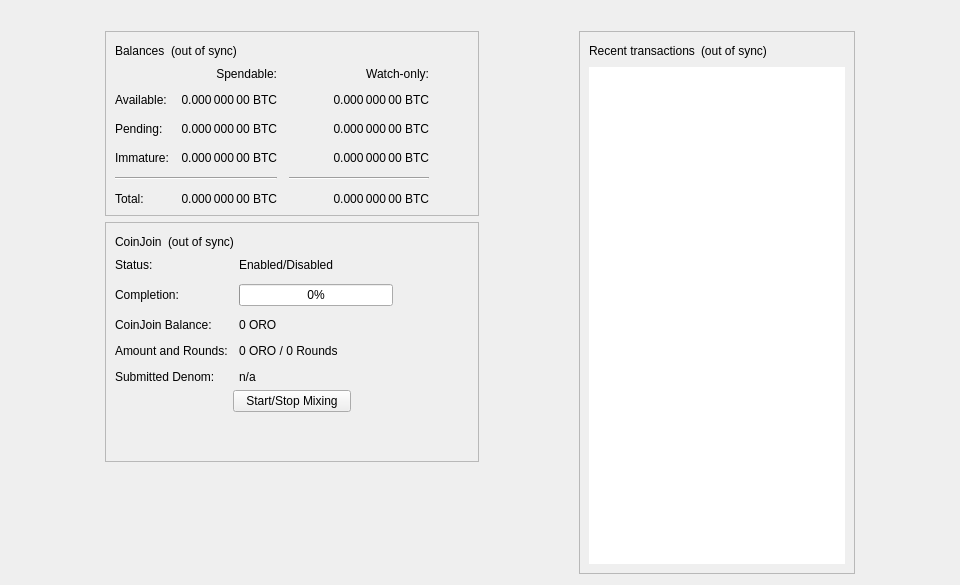
<?xml version="1.0" encoding="UTF-8"?>
<ui version="4.0">
 <class>OverviewPage</class>
 <widget class="QWidget" name="OverviewPage">
  <property name="geometry">
   <rect>
    <x>0</x>
    <y>0</y>
    <width>960</width>
    <height>585</height>
   </rect>
  </property>
  <property name="minimumSize">
   <size>
    <width>960</width>
    <height>0</height>
   </size>
  </property>
  <property name="windowTitle">
   <string>Form</string>
  </property>
  <layout class="QVBoxLayout" name="topLayout">
   <item>
    <widget class="QLabel" name="labelAlerts">
     <property name="visible">
      <bool>false</bool>
     </property>
     <property name="wordWrap">
      <bool>true</bool>
     </property>
     <property name="margin">
      <number>3</number>
     </property>
     <property name="textInteractionFlags">
      <set>Qt::TextSelectableByMouse</set>
     </property>
    </widget>
   </item>
   <item>
    <layout class="QHBoxLayout" name="horizontalLayout" stretch="1,0,1,0,1">
     <item>
      <spacer name="horizontalSpacerLeft">
       <property name="orientation">
        <enum>Qt::Horizontal</enum>
       </property>
       <property name="sizeType">
        <enum>QSizePolicy::Preferred</enum>
       </property>
       <property name="sizeHint" stdset="0">
        <size>
         <width>10</width>
         <height>20</height>
        </size>
       </property>
      </spacer>
     </item>
     <item>
      <layout class="QVBoxLayout" name="verticalLayout_2">
       <item>
        <widget class="QFrame" name="frame">
         <property name="frameShape">
          <enum>QFrame::StyledPanel</enum>
         </property>
         <property name="frameShadow">
          <enum>QFrame::Raised</enum>
         </property>
         <layout class="QVBoxLayout" name="verticalLayout_4">
          <item>
           <layout class="QHBoxLayout" name="horizontalLayout_4">
            <item>
             <widget class="QLabel" name="label_5">
              <property name="text">
               <string>Balances</string>
              </property>
             </widget>
            </item>
            <item>
             <widget class="QLabel" name="labelWalletStatus">
              <property name="toolTip">
               <string>The displayed information may be out of date. Your wallet automatically synchronizes with the LuckyCoinORO network after a connection is established, but this process has not completed yet.</string>
              </property>
              <property name="text">
               <string notr="true">(out of sync)</string>
              </property>
              <property name="alignment">
               <set>Qt::AlignLeading|Qt::AlignLeft|Qt::AlignVCenter</set>
              </property>
             </widget>
            </item>
            <item>
             <spacer name="horizontalSpacer_3">
              <property name="orientation">
               <enum>Qt::Horizontal</enum>
              </property>
              <property name="sizeHint" stdset="0">
               <size>
                <width>40</width>
                <height>20</height>
               </size>
              </property>
             </spacer>
            </item>
           </layout>
          </item>
          <item>
           <layout class="QGridLayout" name="gridLayout">
            <property name="spacing">
             <number>12</number>
            </property>
            <item row="2" column="2">
             <widget class="QLabel" name="labelWatchPending">
              <property name="cursor">
               <cursorShape>IBeamCursor</cursorShape>
              </property>
              <property name="toolTip">
               <string>Unconfirmed transactions to watch-only addresses</string>
              </property>
              <property name="text">
               <string notr="true">0.000 000 00 BTC</string>
              </property>
              <property name="alignment">
               <set>Qt::AlignRight|Qt::AlignTrailing|Qt::AlignVCenter</set>
              </property>
              <property name="textInteractionFlags">
               <set>Qt::LinksAccessibleByMouse|Qt::TextSelectableByKeyboard|Qt::TextSelectableByMouse</set>
              </property>
             </widget>
            </item>
            <item row="2" column="1">
             <widget class="QLabel" name="labelUnconfirmed">
              <property name="cursor">
               <cursorShape>IBeamCursor</cursorShape>
              </property>
              <property name="toolTip">
               <string>Total of transactions that have yet to be confirmed, and do not yet count toward the spendable balance</string>
              </property>
              <property name="text">
               <string notr="true">0.000 000 00 BTC</string>
              </property>
              <property name="alignment">
               <set>Qt::AlignRight|Qt::AlignTrailing|Qt::AlignVCenter</set>
              </property>
              <property name="textInteractionFlags">
               <set>Qt::LinksAccessibleByMouse|Qt::TextSelectableByKeyboard|Qt::TextSelectableByMouse</set>
              </property>
             </widget>
            </item>
            <item row="3" column="2">
             <widget class="QLabel" name="labelWatchImmature">
              <property name="cursor">
               <cursorShape>IBeamCursor</cursorShape>
              </property>
              <property name="toolTip">
               <string>Mined balance in watch-only addresses that has not yet matured</string>
              </property>
              <property name="text">
               <string notr="true">0.000 000 00 BTC</string>
              </property>
              <property name="alignment">
               <set>Qt::AlignRight|Qt::AlignTrailing|Qt::AlignVCenter</set>
              </property>
              <property name="textInteractionFlags">
               <set>Qt::LinksAccessibleByMouse|Qt::TextSelectableByKeyboard|Qt::TextSelectableByMouse</set>
              </property>
             </widget>
            </item>
            <item row="4" column="0" colspan="2">
             <widget class="Line" name="lineSpendableBalance">
              <property name="orientation">
               <enum>Qt::Horizontal</enum>
              </property>
             </widget>
            </item>
            <item row="4" column="2">
             <widget class="Line" name="lineWatchBalance">
              <property name="sizePolicy">
               <sizepolicy hsizetype="Preferred" vsizetype="Fixed">
                <horstretch>0</horstretch>
                <verstretch>0</verstretch>
               </sizepolicy>
              </property>
              <property name="minimumSize">
               <size>
                <width>140</width>
                <height>0</height>
               </size>
              </property>
              <property name="orientation">
               <enum>Qt::Horizontal</enum>
              </property>
             </widget>
            </item>
            <item row="5" column="0">
             <widget class="QLabel" name="labelTotalText">
              <property name="text">
               <string>Total:</string>
              </property>
             </widget>
            </item>
            <item row="3" column="1">
             <widget class="QLabel" name="labelImmature">
              <property name="cursor">
               <cursorShape>IBeamCursor</cursorShape>
              </property>
              <property name="toolTip">
               <string>Mined balance that has not yet matured</string>
              </property>
              <property name="text">
               <string notr="true">0.000 000 00 BTC</string>
              </property>
              <property name="alignment">
               <set>Qt::AlignRight|Qt::AlignTrailing|Qt::AlignVCenter</set>
              </property>
              <property name="textInteractionFlags">
               <set>Qt::LinksAccessibleByMouse|Qt::TextSelectableByKeyboard|Qt::TextSelectableByMouse</set>
              </property>
             </widget>
            </item>
            <item row="2" column="3">
             <spacer name="horizontalSpacer_2">
              <property name="orientation">
               <enum>Qt::Horizontal</enum>
              </property>
              <property name="sizeHint" stdset="0">
               <size>
                <width>40</width>
                <height>20</height>
               </size>
              </property>
             </spacer>
            </item>
            <item row="3" column="0">
             <widget class="QLabel" name="labelImmatureText">
              <property name="text">
               <string>Immature:</string>
              </property>
             </widget>
            </item>
            <item row="5" column="1">
             <widget class="QLabel" name="labelTotal">
              <property name="cursor">
               <cursorShape>IBeamCursor</cursorShape>
              </property>
              <property name="toolTip">
               <string>Your current total balance</string>
              </property>
              <property name="text">
               <string notr="true">0.000 000 00 BTC</string>
              </property>
              <property name="alignment">
               <set>Qt::AlignRight|Qt::AlignTrailing|Qt::AlignVCenter</set>
              </property>
              <property name="textInteractionFlags">
               <set>Qt::LinksAccessibleByMouse|Qt::TextSelectableByKeyboard|Qt::TextSelectableByMouse</set>
              </property>
             </widget>
            </item>
            <item row="5" column="2">
             <widget class="QLabel" name="labelWatchTotal">
              <property name="cursor">
               <cursorShape>IBeamCursor</cursorShape>
              </property>
              <property name="toolTip">
               <string>Current total balance in watch-only addresses</string>
              </property>
              <property name="text">
               <string notr="true">0.000 000 00 BTC</string>
              </property>
              <property name="alignment">
               <set>Qt::AlignRight|Qt::AlignTrailing|Qt::AlignVCenter</set>
              </property>
              <property name="textInteractionFlags">
               <set>Qt::LinksAccessibleByMouse|Qt::TextSelectableByKeyboard|Qt::TextSelectableByMouse</set>
              </property>
             </widget>
            </item>
            <item row="0" column="2">
             <widget class="QLabel" name="labelWatchonly">
              <property name="text">
               <string>Watch-only:</string>
              </property>
              <property name="alignment">
               <set>Qt::AlignRight|Qt::AlignTrailing|Qt::AlignVCenter</set>
              </property>
             </widget>
            </item>
            <item row="1" column="0">
             <widget class="QLabel" name="labelBalanceText">
              <property name="text">
               <string>Available:</string>
              </property>
             </widget>
            </item>
            <item row="1" column="1">
             <widget class="QLabel" name="labelBalance">
              <property name="cursor">
               <cursorShape>IBeamCursor</cursorShape>
              </property>
              <property name="toolTip">
               <string>Your current spendable balance</string>
              </property>
              <property name="text">
               <string notr="true">0.000 000 00 BTC</string>
              </property>
              <property name="alignment">
               <set>Qt::AlignRight|Qt::AlignTrailing|Qt::AlignVCenter</set>
              </property>
              <property name="textInteractionFlags">
               <set>Qt::LinksAccessibleByMouse|Qt::TextSelectableByKeyboard|Qt::TextSelectableByMouse</set>
              </property>
             </widget>
            </item>
            <item row="1" column="2">
             <widget class="QLabel" name="labelWatchAvailable">
              <property name="cursor">
               <cursorShape>IBeamCursor</cursorShape>
              </property>
              <property name="toolTip">
               <string>Your current balance in watch-only addresses</string>
              </property>
              <property name="text">
               <string notr="true">0.000 000 00 BTC</string>
              </property>
              <property name="alignment">
               <set>Qt::AlignRight|Qt::AlignTrailing|Qt::AlignVCenter</set>
              </property>
              <property name="textInteractionFlags">
               <set>Qt::LinksAccessibleByMouse|Qt::TextSelectableByKeyboard|Qt::TextSelectableByMouse</set>
              </property>
             </widget>
            </item>
            <item row="2" column="0">
             <widget class="QLabel" name="labelPendingText">
              <property name="text">
               <string>Pending:</string>
              </property>
             </widget>
            </item>
            <item row="0" column="1">
             <widget class="QLabel" name="labelSpendable">
              <property name="text">
               <string>Spendable:</string>
              </property>
              <property name="alignment">
               <set>Qt::AlignRight|Qt::AlignTrailing|Qt::AlignVCenter</set>
              </property>
             </widget>
            </item>
           </layout>
          </item>
         </layout>
        </widget>
       </item>
       <item>
        <widget class="QFrame" name="frameCoinJoin">
         <property name="layoutDirection">
          <enum>Qt::LeftToRight</enum>
         </property>
         <property name="frameShape">
          <enum>QFrame::StyledPanel</enum>
         </property>
         <property name="frameShadow">
          <enum>QFrame::Raised</enum>
         </property>
         <layout class="QVBoxLayout" name="VerticalLayout_PS1">
          <item>
           <layout class="QHBoxLayout" name="horizontalLayout_5">
            <item>
             <widget class="QLabel" name="labelCoinJoinHeader">
              <property name="text">
               <string notr="true">CoinJoin</string>
              </property>
             </widget>
            </item>
            <item>
             <widget class="QLabel" name="labelCoinJoinSyncStatus">
              <property name="toolTip">
               <string>The displayed information may be out of date. Your wallet automatically synchronizes with the LuckyCoinORO network after a connection is established, but this process has not completed yet.</string>
              </property>
              <property name="text">
               <string notr="true">(out of sync)</string>
              </property>
              <property name="alignment">
               <set>Qt::AlignLeading|Qt::AlignLeft|Qt::AlignVCenter</set>
              </property>
             </widget>
            </item>
            <item>
             <spacer name="horizontalSpacer_4">
              <property name="orientation">
               <enum>Qt::Horizontal</enum>
              </property>
              <property name="sizeHint" stdset="0">
               <size>
                <width>40</width>
                <height>20</height>
               </size>
              </property>
             </spacer>
            </item>
           </layout>
          </item>
          <item>
           <layout class="QFormLayout" name="coinJoinFormLayout">
            <property name="fieldGrowthPolicy">
             <enum>QFormLayout::AllNonFixedFieldsGrow</enum>
            </property>
            <property name="horizontalSpacing">
             <number>11</number>
            </property>
            <property name="verticalSpacing">
             <number>12</number>
            </property>
            <item row="0" column="0">
             <widget class="QLabel" name="labelCoinJoinEnabledText">
              <property name="text">
               <string>Status:</string>
              </property>
             </widget>
            </item>
            <item row="0" column="1">
             <widget class="QLabel" name="labelCoinJoinEnabled">
              <property name="text">
               <string>Enabled/Disabled</string>
              </property>
             </widget>
            </item>
            <item row="1" column="0">
             <widget class="QLabel" name="labelCompletitionText">
              <property name="text">
               <string>Completion:</string>
              </property>
             </widget>
            </item>
            <item row="1" column="1">
             <widget class="QProgressBar" name="coinJoinProgress">
              <property name="maximumSize">
               <size>
                <width>154</width>
                <height>16777215</height>
               </size>
              </property>
              <property name="value">
               <number>0</number>
              </property>
             </widget>
            </item>
            <item row="2" column="0">
             <widget class="QLabel" name="labelAnonymizedText">
              <property name="text">
               <string notr="true">CoinJoin Balance:</string>
              </property>
             </widget>
            </item>
            <item row="2" column="1">
             <widget class="QLabel" name="labelAnonymized">
              <property name="text">
               <string notr="true">0 ORO</string>
              </property>
             </widget>
            </item>
            <item row="3" column="0">
             <widget class="QLabel" name="labelAmountAndRoundsText">
              <property name="text">
               <string>Amount and Rounds:</string>
              </property>
             </widget>
            </item>
            <item row="3" column="1">
             <widget class="QLabel" name="labelAmountRounds">
              <property name="text">
               <string>0 ORO / 0 Rounds</string>
              </property>
             </widget>
            </item>
            <item row="4" column="0">
             <widget class="QLabel" name="labelSubmittedDenomText">
              <property name="text">
               <string>Submitted Denom:</string>
              </property>
             </widget>
            </item>
            <item row="4" column="1">
             <widget class="QLabel" name="labelSubmittedDenom">
              <property name="toolTip">
               <string>The denominations you submitted to the Masternode.&lt;br&gt;To mix, other users must submit the exact same denominations.</string>
              </property>
              <property name="text">
               <string>n/a</string>
              </property>
              <property name="wordWrap">
               <bool>true</bool>
              </property>
             </widget>
            </item>
           </layout>
          </item>
          <item>
           <layout class="QVBoxLayout" name="VerticalLayout_PS">
            <item>
             <layout class="QHBoxLayout" name="horizontalLayout_3">
              <property name="topMargin">
               <number>0</number>
              </property>
              <item>
               <spacer name="horizontalSpacer_5">
                <property name="orientation">
                 <enum>Qt::Horizontal</enum>
                </property>
                <property name="sizeHint" stdset="0">
                 <size>
                  <width>40</width>
                  <height>20</height>
                 </size>
                </property>
               </spacer>
              </item>
              <item>
               <widget class="QPushButton" name="toggleCoinJoin">
                <property name="sizePolicy">
                 <sizepolicy hsizetype="MinimumExpanding" vsizetype="Fixed">
                  <horstretch>0</horstretch>
                  <verstretch>0</verstretch>
                 </sizepolicy>
                </property>
                <property name="text">
                 <string>Start/Stop Mixing</string>
                </property>
               </widget>
              </item>
              <item>
               <spacer name="horizontalSpacer_6">
                <property name="orientation">
                 <enum>Qt::Horizontal</enum>
                </property>
                <property name="sizeHint" stdset="0">
                 <size>
                  <width>40</width>
                  <height>20</height>
                 </size>
                </property>
               </spacer>
              </item>
             </layout>
            </item>
            <item>
             <spacer name="verticalSpacer_3">
              <property name="orientation">
               <enum>Qt::Vertical</enum>
              </property>
              <property name="sizeHint" stdset="0">
               <size>
                <width>20</width>
                <height>40</height>
               </size>
              </property>
             </spacer>
            </item>
           </layout>
          </item>
         </layout>
        </widget>
       </item>
       <item>
        <spacer name="verticalSpacer">
         <property name="orientation">
          <enum>Qt::Vertical</enum>
         </property>
         <property name="sizeHint" stdset="0">
          <size>
           <width>20</width>
           <height>40</height>
          </size>
         </property>
        </spacer>
       </item>
      </layout>
     </item>
     <item>
      <spacer name="horizontalSpacerCenter">
       <property name="orientation">
        <enum>Qt::Horizontal</enum>
       </property>
       <property name="sizeHint" stdset="0">
        <size>
         <width>10</width>
         <height>20</height>
        </size>
       </property>
      </spacer>
     </item>
     <item>
      <layout class="QVBoxLayout" name="verticalLayout_3">
       <item>
        <widget class="QFrame" name="frame_2">
         <property name="frameShape">
          <enum>QFrame::StyledPanel</enum>
         </property>
         <property name="frameShadow">
          <enum>QFrame::Raised</enum>
         </property>
         <layout class="QVBoxLayout" name="verticalLayout">
          <item>
           <layout class="QHBoxLayout" name="horizontalLayout_2">
            <item>
             <widget class="QLabel" name="label_4">
              <property name="text">
               <string>Recent transactions</string>
              </property>
             </widget>
            </item>
            <item>
             <widget class="QLabel" name="labelTransactionsStatus">
              <property name="toolTip">
               <string>The displayed information may be out of date. Your wallet automatically synchronizes with the LuckyCoinORO network after a connection is established, but this process has not completed yet.</string>
              </property>
              <property name="text">
               <string notr="true">(out of sync)</string>
              </property>
              <property name="alignment">
               <set>Qt::AlignLeading|Qt::AlignLeft|Qt::AlignVCenter</set>
              </property>
             </widget>
            </item>
            <item>
             <spacer name="horizontalSpacer">
              <property name="orientation">
               <enum>Qt::Horizontal</enum>
              </property>
              <property name="sizeHint" stdset="0">
               <size>
                <width>40</width>
                <height>20</height>
               </size>
              </property>
             </spacer>
            </item>
           </layout>
          </item>
          <item>
           <widget class="QListView" name="listTransactions">
            <property name="frameShape">
             <enum>QFrame::NoFrame</enum>
            </property>
            <property name="verticalScrollBarPolicy">
             <enum>Qt::ScrollBarAlwaysOff</enum>
            </property>
            <property name="horizontalScrollBarPolicy">
             <enum>Qt::ScrollBarAlwaysOff</enum>
            </property>
            <property name="selectionMode">
             <enum>QAbstractItemView::NoSelection</enum>
            </property>
           </widget>
          </item>
         </layout>
        </widget>
       </item>
      </layout>
     </item>
     <item>
      <spacer name="horizontalSpacerRight">
       <property name="orientation">
        <enum>Qt::Horizontal</enum>
       </property>
       <property name="sizeType">
        <enum>QSizePolicy::Preferred</enum>
       </property>
       <property name="sizeHint" stdset="0">
        <size>
         <width>10</width>
         <height>20</height>
        </size>
       </property>
      </spacer>
     </item>
    </layout>
   </item>
  </layout>
 </widget>
 <resources/>
 <connections/>
</ui>
